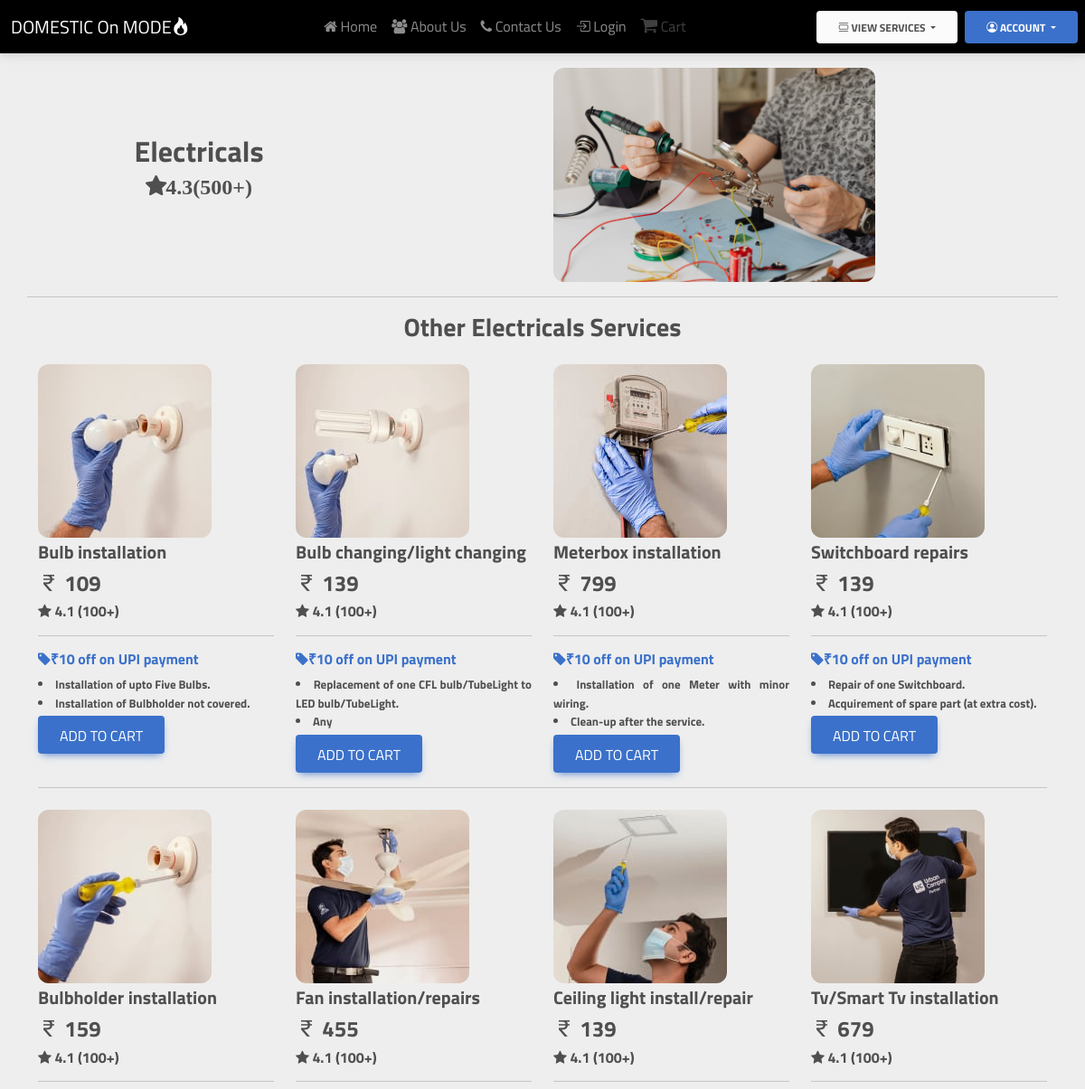
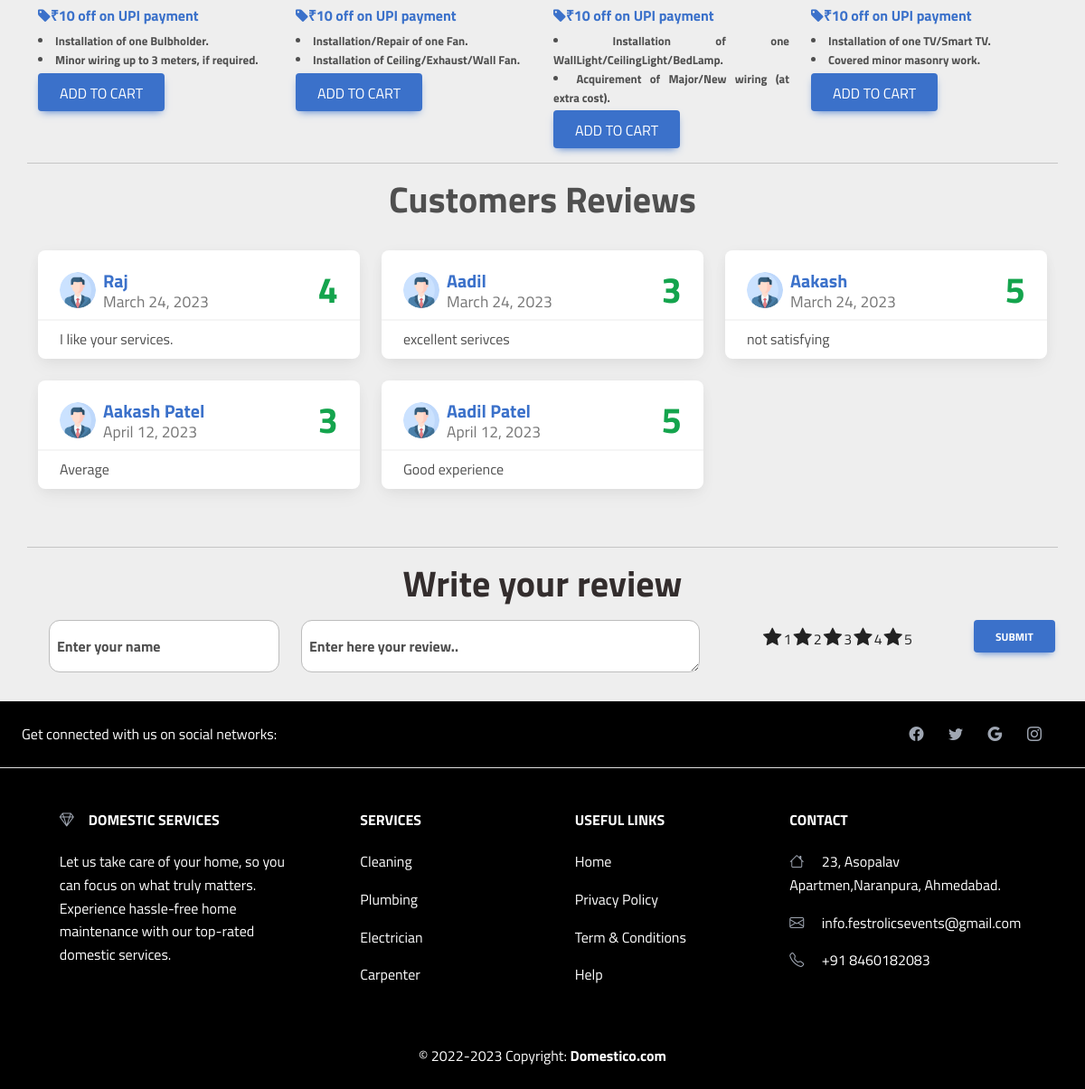
The app's page /electrics/ with its own data (2 pictures, top to bottom).
### Services/models.py (models this page shows, shortened)
class Electics(models.Model):
    sno = models.AutoField(primary_key=True)
    ServiceName = models.CharField(max_length=30)
    description1 = models.CharField(max_length=200)
    description2 = models.CharField(max_length=200)
    category = models.CharField(max_length=20)
    offer = models.CharField(max_length=50,default="")
    price = models.IntegerField(default=0)
    image = models.ImageField(upload_to='Services/images/electrics')

class Review(models.Model):
    sno=models.AutoField(primary_key=True)
    uname=models.CharField(max_length=30)
    comment=models.TextField()
    rating=models.IntegerField(default=1)
    dt=models.DateField(default=date.today())

### Services/views.py (the view, shortened to what this page needs)
# urls.py: path('electrics/',sv.electrics,name="electrics"),
def electrics(request):
    electrics = Electics.objects.all()
    info=Review.objects.all()[:6]
    param = {'electrics':electrics,'info':info}
    return render(request, 'electrics.html',param)

### Home/templates/Home/electrics.html (shortened to what this page needs)
{% extends 'basic.html' %}
{% block body%}
    <div class="container mt-3">
        <div class="row text-center">
            <div class="col-lg-4 col-sm-4 col-md-8 align-self-center">
                <h2 class="fw-bolder">Electricals</h2>
                <p><span class="fa fa-star fw-bolder fs-4">4.3(500+)</span></p>
            </div>
            <div class="col-lg-4 col-sm-4 col-md-4 mx-auto">
                <img class="img-fluid hover-shadow rounded-6" width="450px" height="300px"
                    src="../static/electrician.jpg" alt="">
            </div>
        </div>
    </div>
    <hr class="container mt-3">
    <div class="container">
        <h3 class="text-center fw-bolder mb-3">Other Electricals Services</h3>
        <div class="row">
            {% for i in electrics|slice:"0:" %}
            <div class="col-lg-3 mt-2">
                <img src="/media/{{i.image}}" alt="" class="img-fluid hover-shadow rounded-6">
                <h5 class="mt-1 fw-bolder">{{i.ServiceName}}</h5>
                <h4 class="fw-bolder"><span class="bi bi-currency-rupee"></span> {{i.price}}</h4>
                <h6 class="fw-bolder"><span class="fa fa-star"></span> 4.1 (100+)</h6>
                <hr>
                <a href="#!">
                    <h6 class="fw-bolder"><span class="fa fa-tag"></span>{{i.offer}}</h6>
                </a>
                <li class="is-justified  fs-7">
                    {{i.description1}}
                </li>
                <li class="is-justified fs-7">
                    {{i.description2}}
                </li>
                <form action="{% url 'add_to_cart' cat=i.category sno=i.sno %}" method="POST">
                <button type="submit" id="Sr-{{i.sno}}" class="btn btn-primary fs-6 mt-1 cart">Add to cart</button>
                </form>
            </div>
            {% if forloop.counter|divisibleby:4 and forloop.counter > 0 and not forloop.last %}
        </div>
        <hr>
        <div class="row">
            {% endif %}
            {% endfor %}
        </div>
    </div>
    <hr class="container mt-3">
    <h4 class="fw-bolder text-center fs-1">Customers Reviews</h4>
    <div class="container py-4">
        <div class="ex1 row row-cols-1 row-cols-md-2 row-cols-xl-3 g-4 mb-4">
            {% for info in info %}
            <div class="col">
                <div class="card h-100 card-review">
                    <div class="card-header pb-0 d-flex flex-row justify-content-between align-items-center">
                        <div class="d-flex align-items-center">
                            <img class="rounded-circle me-2" src="../static/profile.png" />
                            <div class="d-flex flex-column justify-content-center align-items-start fs-5 lh-sm">
                                <b class="text-primary">{{ info.uname }}</b>
                                <small class="text-muted">{{ info.dt }}</small>
                            </div>
                        </div>
                        <span class="fs-1 my-0 fw-bolder text-success">{{info.rating}}</span>
                    </div>
                    <div class="card-body py-2">
                        <p class="card-text is-justified">{{ info.comment }}</p>
                    </div>
                </div>
            </div>
            {% endfor %}
        </div>
    </div>
    <hr class="container">
    <div class="container">
        <h4 class="fs-1 fw-bolder text-center text-dark">Write your review</h4>
        <div class="row mx-auto my-3">
            <div class="form-floating mb-3 col-lg-3">
                <input type="email" class="form-control rounded-6" id="floatingInput" placeholder="name@example.com">
                <label for="floatingInput" class="mx-2 fw-bolder">Enter your name</label>
            </div>
            <div class="form-floating col-lg-5">
                <textarea class="form-control rounded-6" placeholder="Leave a comment here"
                    id="floatingTextarea"></textarea>
                <label for="floatingTextarea" class="mx-2 fw-bolder">Enter here your review..</label>
            </div>
            <div class="col-lg-3">
                <div class="starrating risingstar d-flex justify-content-center align-items-center flex-row-reverse">
                    <input type="radio" id="star5" name="rating" value="5" /><label for="star5" title="5 star">5</label>
                    <input type="radio" id="star4" name="rating" value="4" /><label for="star4" title="4 star">4</label>
                    <input type="radio" id="star3" name="rating" value="3" /><label for="star3" title="3 star">3</label>
                    <input type="radio" id="star2" name="rating" value="2" /><label for="star2" title="2 star">2</label>
                    <input type="radio" id="star1" name="rating" value="1" /><label for="star1" title="1 star">1</label>
                </div>
            </div>
            <div class="col-lg-1">
                <button type="submit" class="btn btn-primary fw-bolder">Submit</button>
            </div>
        </div>
    </div>
{% endblock %}

### Home/static/utils.css (style rules this page uses)
.fs-7 { font-size: 13px; font-weight: bolder; }

### Home/static/style.css (style rules this page uses)
* { margin: 0; padding: 0; font-family: 'Titillium Web', sans-serif; box-sizing: border-box; }
.is-justified { text-align: justify; margin: 0 auto; max-width: 50em; }
.card-review img { width: 2.5rem; height: 2.5rem; }
.starrating>label:before { content: "\f005"; margin: 2px; font-size: 22px; font-family: FontAwesome; display: inline-block; }
.starrating>label { color: #222222; }

### records on screen
Electics: image (picture), ServiceName "Bulb installation", price "109", offer "₹10 off on UPI payment", description1 "Installation of upto Five Bulbs.", description2 "Installation of Bulbholder not covered."
Electics: image (picture), ServiceName "Bulb changing/light changing", price "139", offer "₹10 off on UPI payment", description1 "Replacement of one CFL bulb/TubeLight to LED bulb/TubeLight.", description2 "Any"
Electics: image (picture), ServiceName "Meterbox installation", price "799", offer "₹10 off on UPI payment", description1 "Installation of one Meter with minor wiring.", description2 "Clean-up after the service."
Electics: image (picture), ServiceName "Switchboard repairs", price "139", offer "₹10 off on UPI payment", description1 "Repair of one Switchboard.", description2 "Acquirement of spare part (at extra cost)."
Electics: image (picture), ServiceName "Bulbholder installation", price "159", offer "₹10 off on UPI payment", description1 "Installation of one Bulbholder.", description2 "Minor wiring up to 3 meters, if required."
Electics: image (picture), ServiceName "Fan installation/repairs", price "455", offer "₹10 off on UPI payment", description1 "Installation/Repair of one Fan.", description2 "Installation of Ceiling/Exhaust/Wall Fan."
Electics: image (picture), ServiceName "Ceiling light install/repair", price "139", offer "₹10 off on UPI payment", description1 "Installation of one WallLight/CeilingLight/BedLamp.", description2 "Acquirement of Major/New wiring (at extra cost)."
Electics: image (picture), ServiceName "Tv/Smart Tv installation", price "679", offer "₹10 off on UPI payment", description1 "Installation of one TV/Smart TV.", description2 "Covered minor masonry work."
Review: uname "Raj", dt "March 24, 2023", rating "4", comment "I like your services."
Review: uname "Aadil", dt "March 24, 2023", rating "3", comment "excellent serivces"
Review: uname "Aakash", dt "March 24, 2023", rating "5", comment "not satisfying"
Review: uname "Aakash Patel", dt "April 12, 2023", rating "3", comment "Average"
Review: uname "Aadil Patel", dt "April 12, 2023", rating "5", comment "Good experience"
